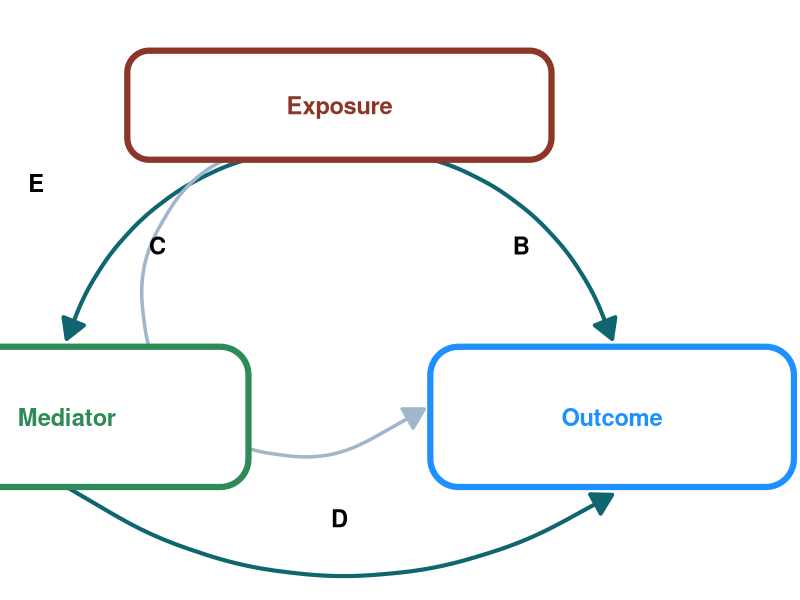
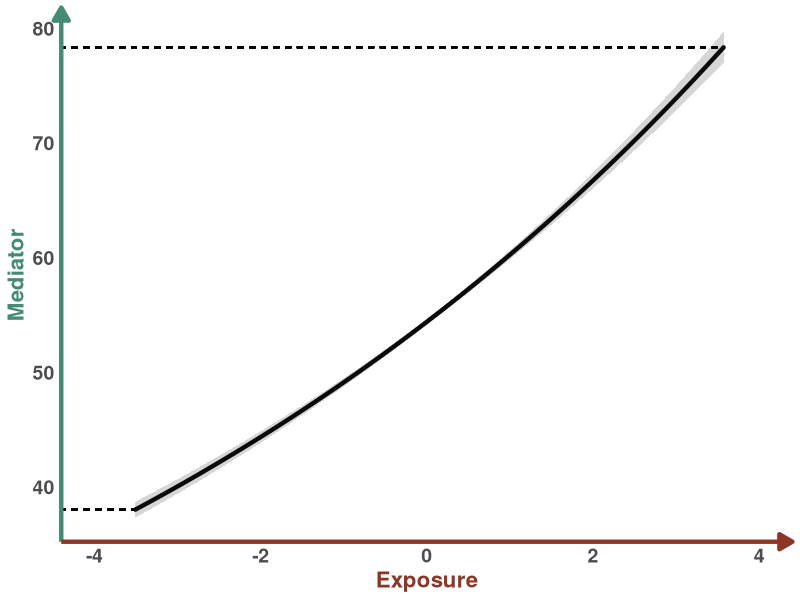
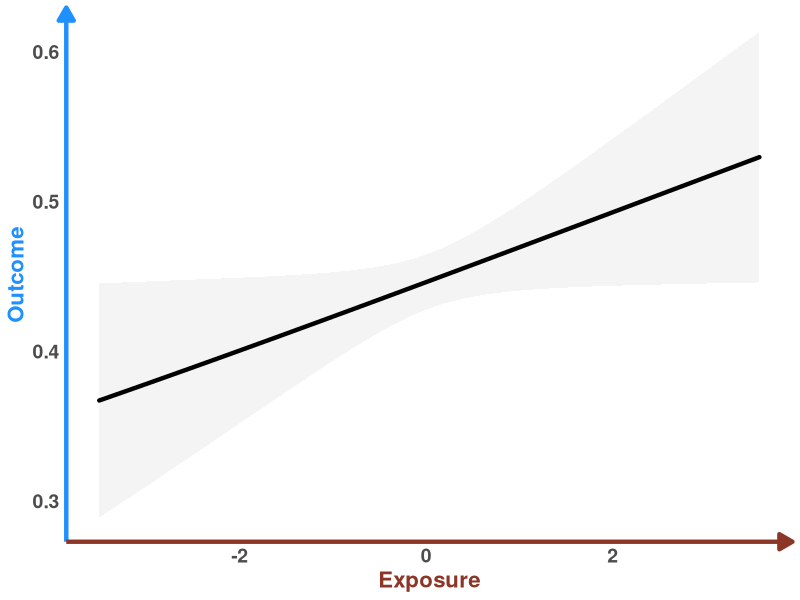
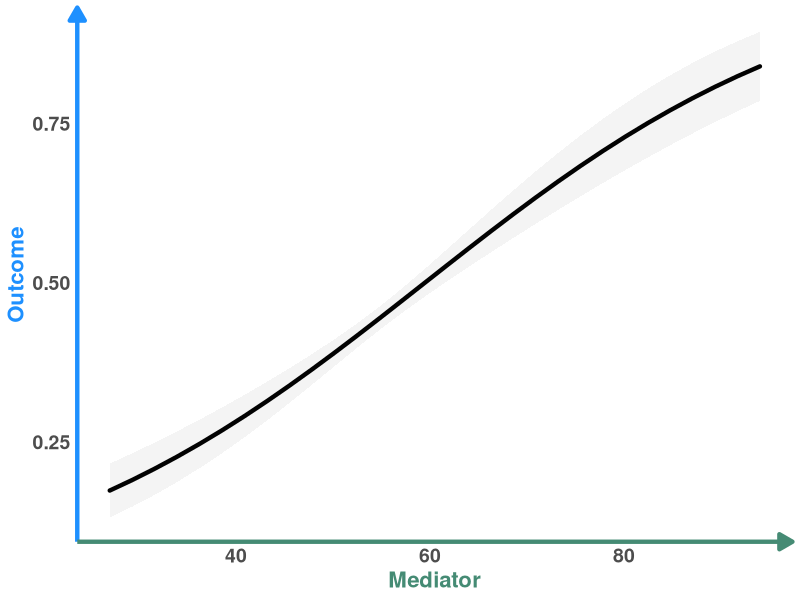
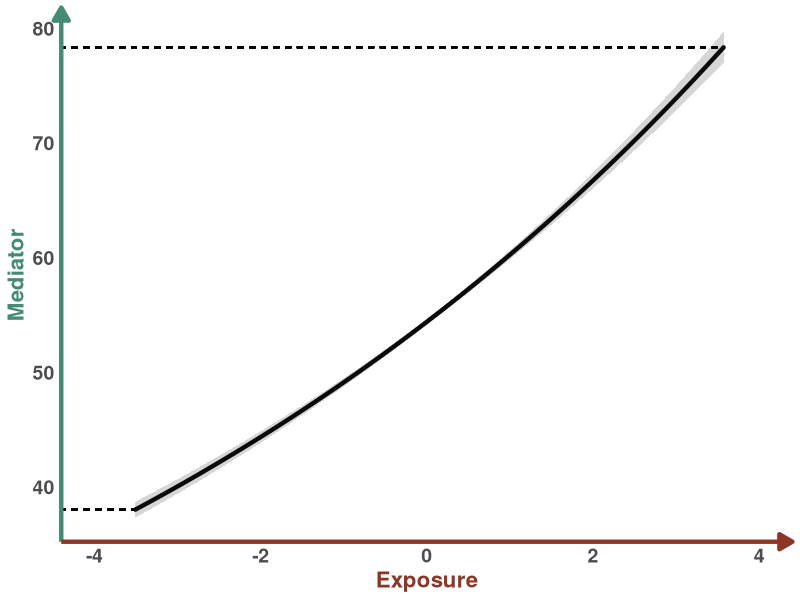
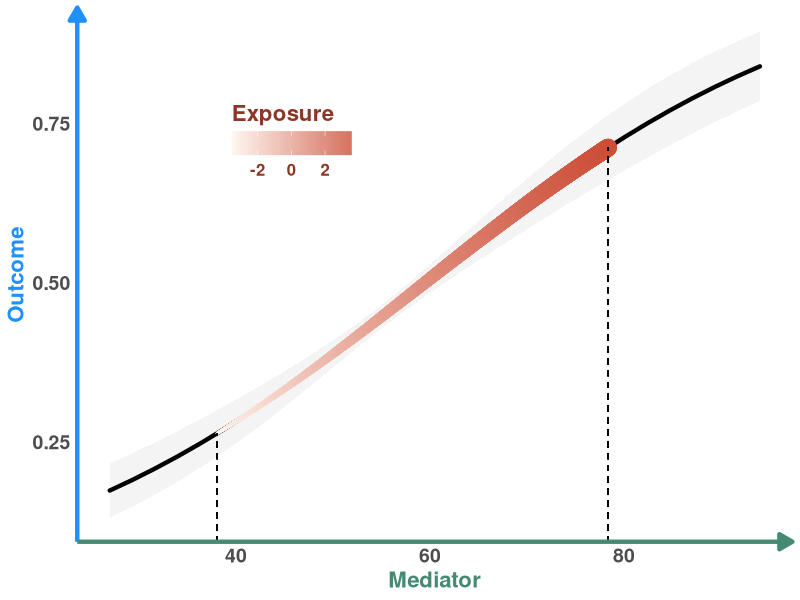
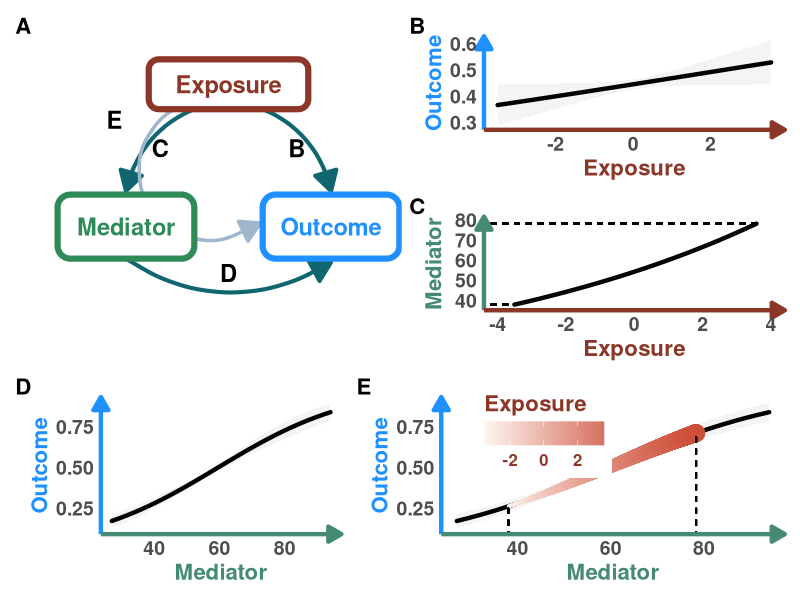

R code for these plots, in order:
## ---- chunk 1
#| output: false
library(tidyverse) # data manipulation and plotting
library(glmmTMB) # frequentist glmms
library(patchwork) #multiple plots
library(marginaleffects) # marginal predictions

set.seed(333) # set seed to reproduce the simulations exactly
## ---- chunk 2
#' Create a DAG plot with rounded boxes and arrows
#'
#' @param labels Character vector of length 3 with names for Exposure, Mediator, Outcome
#' @param arrow_labels Character vector of length 4 with labels for paths B, C, D, E (default: c("B", "C", "D", "E"))
#' @param box_colors Character vector of length 3 with hex colors for boxes (default: c("#B22222", "#2E8B57", "#1E90FF"))
#' @param arrow_color Color for arrows (default: "#0F6670")
#' @return A ggplot object
create_dag_plot <- function(labels = c("Exposure", "Mediator", "Outcome"),
                           arrow_labels = c("B", "C", "D", "E"),
                           box_colors = c("tomato4", "#2E8B57", "#1E90FF"),
                           arrow_color = "#0F6670") {
  
  # Path diagram (DAG) — rounded boxes + arrows
  # boxes: name, center x/y, width, height, border colour
  # Using wider coordinate system (0-1.4 for x) to create rectangular plot
  boxes <- data.frame(
    name = labels,
    x = c(0.7, 0.25, 1.15),
    y = c(0.8, 0.4, 0.4),
    width = c(0.7, 0.6, 0.6),
    height = c(0.14, 0.18, 0.18),
    col = box_colors,
    stringsAsFactors = FALSE
  )
  
  # arrow head style
  arr_closed <- grid::arrow(length = unit(0.22, "inches"), type = "closed")
  arr_open <- grid::arrow(length = unit(0.22, "inches"), type = "open")
  
  # Draw arrows FIRST so they appear behind boxes
  p <- ggplot() + xlim(0.2, 1.4) + ylim(0.2, 0.9) + 
    # B: Exposure -> Outcome (right, curved)
    geom_curve(aes(x = 0.81, y = 0.74, xend = 1.15, yend = 0.5), 
               curvature = -0.28, color = arrow_color, size = 1.4, arrow = arr_closed) +
    # C: Exposure -> Mediator (left, curved)
    geom_curve(aes(x = 0.59, y = 0.74, xend = 0.25, yend = 0.5), 
               curvature = 0.28, color = arrow_color, size = 1.4, arrow = arr_closed) +
    # D: Mediator -> Outcome (bottom, long curve)
    geom_curve(aes(x = 0.25, y = 0.31, xend = 1.15, yend = 0.3), 
               curvature = 0.32, color = arrow_color, size = 1.4, arrow = arr_closed) +
    # E: dashed indirect (Exposure -> Outcome via dashed curved line)
    geom_curve(aes(x = 0.62, y = 0.765, xend = 0.84, yend = 0.41), 
               curvature = 1.5, color = "slategray3", size = 1.2,  arrow = arr_closed)
  
  # Now draw boxes on top of arrows
  for(i in seq_len(nrow(boxes))){
    bx <- boxes[i,]
    xmin <- bx$x - bx$width/2
    xmax <- bx$x + bx$width/2
    ymin <- bx$y - bx$height/2
    ymax <- bx$y + bx$height/2
    
    # draw a rounded rectangle as a grob and place it with annotation_custom
    rr <- grid::roundrectGrob(r = unit(0.2, "snpc"),
            gp = grid::gpar(fill = "white", col = bx$col, lwd = 6))
    p <- p + annotation_custom(rr, xmin = xmin, xmax = xmax, ymin = ymin, ymax = ymax) +
      annotate("text", x = bx$x, y = bx$y, label = bx$name, 
               fontface = "bold", size = 6, colour = bx$col)
  }
  
  # Add labels for arrows on top
  p <- p +
    annotate("text", x = 1.00, y = 0.62, label = arrow_labels[1], size = 6, fontface = "bold") +
    annotate("text", x = 0.40, y = 0.62, label = arrow_labels[2], size = 6, fontface = "bold") +
    annotate("text", x = 0.70, y = 0.27, label = arrow_labels[3], size = 6, fontface = "bold") +
    annotate("text", x = 0.2, y = 0.7, label = arrow_labels[4], size = 6, fontface = "bold") +
    coord_cartesian(clip = "off") +
    theme_void()
  
  return(p)
}
## ---- chunk 3
#| code-fold: true
#| warning: false
#| fig-width: 10
#| fig-height: 6
# Create DAG with default labels
DAG_default <- create_dag_plot()
print(DAG_default)
## ---- chunk 4
n <- 3000 # sample size
E <- rnorm(n, 0, 1) # define E as a Z-score
M <- rpois(n, exp(4 + 0.1*E)) # M is a poisson variable whose link is the log function so defining the coefficients using the inverse log (exponential)
O <- rbinom(n, size = 1, prob = plogis(-3 + 0.1*E + 0.05*M)) # O is a Bernoulli variable whose link is the logit so defining the coefficients using the inverse logit (plogis)

data <- tibble(
  E = E,
  M = M,
  O = O,
  O_1 = 1 - O
)

head(data)
## ---- chunk 5
mM_E <- glmmTMB(M ~ E, family = poisson, data = data)
## ---- chunk 6
mO_EM <- glmmTMB(cbind(O, O_1) ~ E + M, family = binomial, data = data)
## ---- chunk 7
#| warning: false
pred_M_E <- predictions(mM_E, vcov = TRUE, newdata = datagrid(E = seq(from = min(data$E), to = max(data$E), length.out = 3000))) # need many points for the visualisation of the indirect effect later on
head(pred_M_E)
## ---- chunk 8
pM_E <- ggplot(data = pred_M_E) +
  geom_line(aes(y = estimate, x = E), 
            lineend = "round",
            linewidth = 1.5) +
  geom_ribbon(aes(ymin = conf.low, ymax = conf.high, x = E), 
              alpha = 0.2) +
  geom_segment(y=min(pred_M_E$estimate), 
               x = min(pred_M_E$E)*1.3, 
               xend= min(pred_M_E$E), 
               linetype= "dashed") +
  geom_segment(y=max(pred_M_E$estimate), 
               x = min(pred_M_E$E)*1.3, 
               xend= max(pred_M_E$E), 
               linetype= "dashed") +
  scale_y_continuous(breaks = seq(from = 40, to = 80, by = 10))+
  theme_classic() +
  labs(title = NULL,
       y = "Mediator",
       x = "Exposure") + 
  coord_cartesian(xlim = c(-4,4)) +
  theme(axis.line.y = element_line(arrow = arrow(
                                               length = unit(0.15, "inches"),
                                               ends = "last", 
                                               type = "closed"),
                                   linewidth = 1.5,
                                   color = "aquamarine4"),
        axis.line.x = element_line(arrow = arrow(
                                               length = unit(0.15, "inches"),
                                               ends = "last", 
                                               type = "closed"),
                                   linewidth = 1.5,
                                   color = "tomato4"),
        axis.ticks = element_blank(),
        axis.title.x = element_text(color = "tomato4", 
                                    size = 16, 
                                    face = "bold", 
                                    family = "", 
                                    lineheight = 1.5),
        axis.title.y = element_text(color = "aquamarine4", 
                                    size = 16, 
                                    face = "bold", 
                                    family = "", 
                                    lineheight = 1.5),
        axis.text.x = element_text(face = "bold", 
                                   size = 14),
        axis.text.y = element_text(face = "bold", 
                                    
                                   size = 14),
        plot.title = element_text(size = 16)) 

pM_E
## ---- chunk 9
#| warning: false
pred_O_E <- predictions(mO_EM, vcov = TRUE, newdata = datagrid(E = seq(from = min(data$E), to = max(data$E), length.out = 30)))
head(pred_O_E)
## ---- chunk 10
pO_E <- ggplot(data = pred_O_E) +
  geom_line(aes(y = estimate, x = E), linewidth = 1.5, lineend = "round") +
  geom_ribbon(aes(ymin = conf.low, ymax = conf.high, x = E), alpha = 0.05) +
  
  theme_classic() +
  labs(title = NULL,
       y = "Outcome",
       x = "Exposure") +
    theme(axis.line.y = element_line(arrow = arrow(
                                               length = unit(0.15, "inches"),
                                               ends = "last", 
                                               type = "closed"),
                                   linewidth = 1.5,
                                   color = "dodgerblue1"),
        axis.line.x = element_line(arrow = arrow(
                                               length = unit(0.15, "inches"),
                                               ends = "last", 
                                               type = "closed"),
                                   linewidth = 1.5,
                                   color = "tomato4"),
        axis.ticks = element_blank(),
        axis.title.x = element_text(color = "tomato4", 
                                    size = 16, 
                                    face = "bold", 
                                    family = "", 
                                    lineheight = 1.5),
        axis.title.y = element_text(color = "dodgerblue1", 
                                    size = 16, 
                                    face = "bold", 
                                    family = "", 
                                    lineheight = 1.5),
        axis.text.x = element_text(face = "bold", 
                                   size = 14),
        axis.text.y = element_text(
                                   face = "bold", 
                                   size = 14),
        plot.title = element_text(size = 16))
pO_E 
## ---- chunk 11
#| warning: false
pred_O_M <- predictions(mO_EM, vcov = TRUE, newdata = datagrid(M = seq(from = min(data$M), to = max(data$M), length.out = 30)))
head(pred_O_M)
## ---- chunk 12
pO_M <- ggplot(data = pred_O_M) +
  geom_line(aes(y = estimate, x = M), linewidth = 1.5, lineend = "round") +
  geom_ribbon(aes(ymin = conf.low, ymax = conf.high, x = M), alpha = 0.05) +
  
  theme_classic() +
  labs(title = NULL,
       y = "Outcome",
       x = "Mediator") +
    theme(axis.line.y = element_line(arrow = arrow(
                                               length = unit(0.15, "inches"),
                                               ends = "last", 
                                               type = "closed"),
                                   linewidth = 1.5,
                                   color = "dodgerblue1"),
        axis.line.x = element_line(arrow = arrow(
                                               length = unit(0.15, "inches"),
                                               ends = "last", 
                                               type = "closed"),
                                   linewidth = 1.5,
                                   color = "aquamarine4"),
        axis.ticks = element_blank(),
        axis.title.x = element_text(color = "aquamarine4", 
                                    size = 16, 
                                    face = "bold", 
                                    family = "", 
                                    lineheight = 1.5),
        axis.title.y = element_text(color = "dodgerblue1", 
                                    size = 16, 
                                    face = "bold", 
                                    family = "", 
                                    lineheight = 1.5),
        axis.text.x = element_text(
                                   face = "bold", 
                                   size = 14),
        axis.text.y = element_text(face = "bold", 
                                   size = 14),
        plot.title = element_text(size = 16))
pO_M
## ---- chunk 13
pM_E
## ---- chunk 14
#| warning: false
pred_O_EM <- predictions(mO_EM, vcov = TRUE, newdata = datagrid(M = pred_M_E$estimate))
head(pred_O_EM)
## ---- chunk 15
pred_O_ME <- pred_O_EM %>%
  select(-c(E)) %>% #remove E; it's set to its mean as we don't need it
  mutate(E = pred_M_E$E)

head(pred_O_ME)
## ---- chunk 16
COLS <- alpha(colorRampPalette(c("seashell","tomato3"))(30),0.8)

pO_ME <- pO_M + geom_line(data = pred_O_ME, aes(x = M, y = estimate, color = E, linewidth = E), lineend = "round") +
  geom_segment(x=min(pred_O_ME$M), y = 0, yend= min(pred_O_ME$estimate), linetype= "dashed") +
  geom_segment(x=max(pred_O_ME$M), y = 0, yend= max(pred_O_ME$estimate), linetype= "dashed") +
  labs(title = NULL) + 
  scale_color_gradientn(colours = COLS, name = "Exposure") +
  guides(linewidth = "none") +
  theme(legend.position = "inside",
        legend.position.inside = c(0.3, 0.75),
        legend.direction = "horizontal",
        legend.text = element_text(color = "tomato4", size = 12, face = "bold", family = "", lineheight = 1.5),
        legend.title = element_text(color = "tomato4",size = 16, face = "bold", family = "", lineheight = 1.5),
        legend.title.position = "top")

pO_ME
## ---- chunk 17
#| fig-width: 8
#| fig-height: 8
# Create right column with B and C stacked
right_col_top <- pO_E / pM_E

# Create layout: DAG on left, right column on right for rows 1-2
top_section <- (DAG_default | right_col_top) + plot_layout(widths = c(1, 1))

# Row 3 has two plots side by side
row3 <- pO_M + pO_ME + plot_layout(widths = c(0.7, 1))

# Combine all
fig_1 <- top_section / row3 + 
  plot_layout(heights = c(2, 1)) +
  plot_annotation(tag_levels = 'A') &
  theme(plot.tag = element_text(size = 16, face = "bold"))

fig_1
